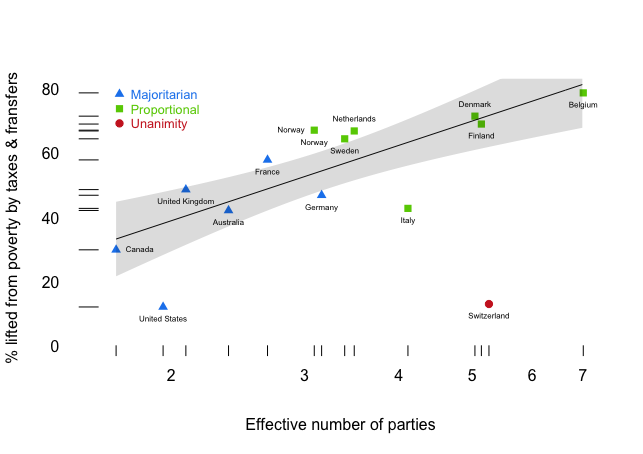

The script that drew this image:
library(MASS) ## robust regression
library(Epi) ## draw shaded area

## import data 
dt1 <- read.delim("iverRevised.txt", header = TRUE, sep = ",")
dt2 <- dt1
dt2$povertyReduction <- as.numeric(dt1$povertyReduction)
dt2$effectiveParties <- as.numeric(dt1$effectiveParties)
x_dt <- dt2$effectiveParties
y_dt <- dt2$povertyReduction

## text of points
x_txt1 <- x_dt[-c(3, 4, 9, 10)]
y_txt1 <- y_dt[-c(3, 4, 9, 10)]
label_txt1 <- dt1$country[-c(3, 4, 9, 10)]

## type and color of points
pch_dt <- numeric(14)
pch_dt[dt1$partySystem=='Unanimity'] <- 19
pch_dt[dt1$partySystem=='Majoritarian'] <- 17
pch_dt[dt1$partySystem=='Proportional'] <- 15

col_dt <- numeric(14)
col_dt[dt1$partySystem=='Unanimity'] <- 'firebrick3'
col_dt[dt1$partySystem=='Majoritarian'] <- 'dodgerblue2'
col_dt[dt1$partySystem=='Proportional'] <- 'chartreuse3'

## robust regression line and confidence interval
x=x_dt[-12]
y=y_dt[-12]
lm.out <- rlm(y ~ log10(x))
newx = seq(min(x),max(x),by = 0.05)
conf_interval <- predict(lm.out, newdata=data.frame(x=newx), interval="confidence",
                         level = 0.95)

## original scatter plot
plot(x_dt, y_dt, log='x', ylim=c(0, 80), xlim=c(1.6, max(x_dt)), 
     axes=F, pch=pch_dt, col=col_dt,
     xlab='Effective number of parties',
     ylab='% lifted from poverty by taxes & fransfers')

## rescale and rename axis
axis(side=1, c(2, 3, 4, 5, 6, 7), pos=0, lty=0)
axis(side=2, c(0, 20, 40, 60, 80), las=1, lty=0)

## add annotations
text(x_txt1, y_txt1, pos=1, labels=label_txt1, cex=0.5)
text(x_dt[3], y_dt[3], pos=4, labels=dt1$country[3], cex=0.5)
text(x_dt[c(4, 9)], y_dt[c(4, 9)], pos=3, labels=dt1$country[c(4, 9)], cex=0.5)
text(x_dt[10], y_dt[10], pos=2, labels=dt1$country[10], cex=0.5)

## add fitted line and confidence interval
matshade(newx, conf_interval, col = "gray5", log='x')

## add marginal distribution
segments(x0=1, y0=y, x1=1.6, y1=y)
segments(x0=x_dt, y0=-5, x1=x_dt, y1=0)

## add legend
legend(1.65, 83, legend=c("Majoritarian", "Proportional", "Unanimity"), 
       col=c("dodgerblue2","chartreuse3","firebrick3"), 
       text.col = c("dodgerblue2","chartreuse3","firebrick3"),
       pch=c(17, 15, 19), cex=0.8, pt.cex = 1, box.lty=0)
